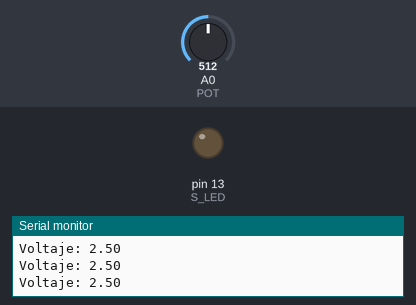
Bench run of a sketch on a simulated Arduino Uno, built with avr-gcc and run on an emulated ATmega328P. Shown: output pins drawn as LEDs (lit = HIGH), the last lines printed to the serial monitor. Inputs (shaded band) come from the test bench; at power-on: A0 (POT) = 512.

Above: at 1.2 s.
1.3 s: A0 (POT) set to 599
2.8 s: A0 (POT) set to 625
At 3.7 s:
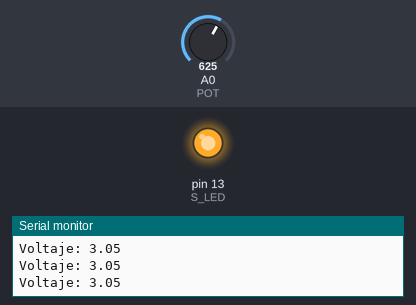
4.3 s: A0 (POT) set to 511
At 5.0 s:
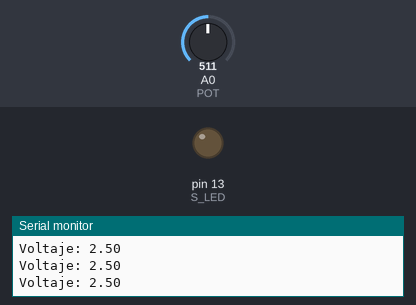
5.9 s: A0 (POT) set to 716
At 6.4 s:
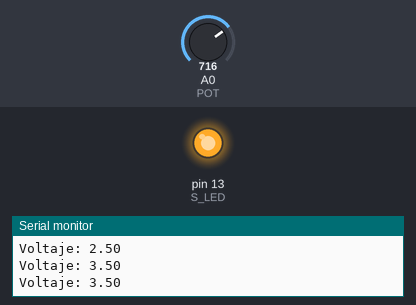
Timing chart, 0 to 8.5 s (numbered marks = the images above; inputs shaded):
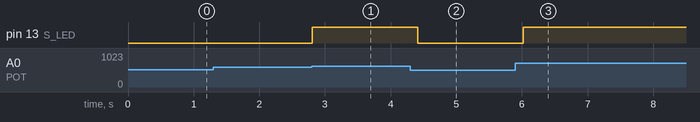

Measured:
- the behaviour switches between 613 and 614 on A0 (POT) (found by bisection; images 0 and 1)
- after the input at 2.8 s, pin 13 (S_LED): LOW → HIGH at once
- after the input at 4.3 s, pin 13 (S_LED): HIGH → LOW after 0.11 s
- after the input at 5.9 s, pin 13 (S_LED): LOW → HIGH after 0.12 s

The sketch:

P3A1-ADC.ino
```cpp
#define POT A0
#define S_LED 13

float value = 0;
float voltaje = 0;

void setup() {
    pinMode(S_LED, OUTPUT);
    Serial.begin(9600);
}

void loop() {
    value = analogRead(POT);
    voltaje = value / 1023 * 5;
    Serial.print("Voltaje: ");
    Serial.println(voltaje);
    if (voltaje > 3.0)
        digitalWrite(S_LED, HIGH);
    else
        digitalWrite(S_LED, LOW);
    delay(200);
}
```
